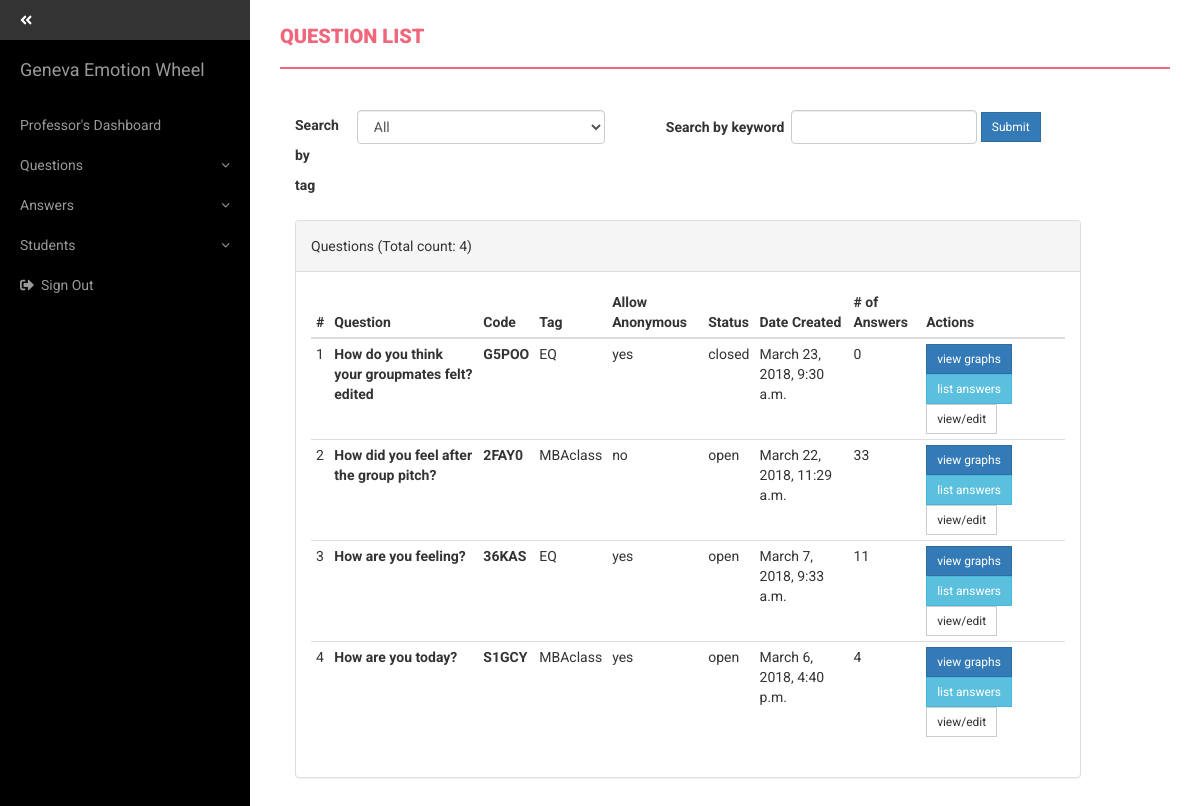
The app's page /base/question-list/ (signed in) with its own data.
### base/models.py (models this page shows, shortened)
class BaseModel(models.Model):
    date = models.DateTimeField('date', default=timezone.now())
    created_by = models.ForeignKey(TempUser, blank=True, null=True)
    is_active = models.BooleanField(default=True)
    class Meta:
        abstract=True

class Question(BaseModel):
    status_choices = [
        ('open', 'Open'),
        ('closed', 'Closed')
    ]
    tag = models.CharField(max_length=24, blank=True, null=True)
    name = models.CharField(max_length=128)
    allow_anonymous = models.BooleanField(default=False)
    code = models.CharField(max_length=12, blank=True, null=True, unique=True)
    status = models.CharField(max_length=18, choices=status_choices, default='open')

### base/views.py (the view, shortened to what this page needs)
def question_list(request):
    context = {}
    tags = []
    title = "Question List"
    user = session_check(request)
    if not user:
		return redirect('base:login')
    questions = Question.objects.filter(created_by=user, is_active=True).order_by('-date')
    total = questions.count()
    tags = questions.values_list('tag', flat=True)
    tags = list(set(filter(None, tags)))
    tag = request.GET.get('tag', None)
    keyword = request.GET.get('keyword', None)
    page = request.GET.get('page', None)
    for q in questions:
        q.answer_count = q.answer_set.filter(is_active=True).count()
    page_objects = paginate(page, questions)
    context.update({'object_list': page_objects,
                    'total' : total,
                    'tags' : tags,
                    'title' : title })
    return render(request, 'base/question_list.html', context)

### base/views.py (called while the page is built)
def paginate(page, object_list, count_per_page=10):
    paginator = Paginator(object_list, count_per_page)
    try:
        objects = paginator.page(page)
    except PageNotAnInteger:
        objects = paginator.page(1)
    except EmptyPage:
        objects = paginator.page(paginator.num_pages)
    return objects

### helpers/context_processors.py (called while the page is built)
def user_processor(request):
    user = session_check(request)
    if not user:
        user = request.session.get('student', None)
    return {'temp_user': user}

### helpers/templatetags/helper_extras.py (called while the page is built)
def is_teacher(user):
    res = False
    try:
        if user and user.user_type and user.user_type == 't':
            res = True
    except:
        res=False
    return res

@register.filter(name='user_type')
def user_type(user, group):
    if user and group == 't':
        return is_teacher(user)
    else:
        return False

### helpers/tools.py (called while the page is built)
def get_object_or_None(model, *args, **kwargs):
	try:
	    obj  = model.objects.get(*args, **kwargs)
	except ObjectDoesNotExist:
	    obj = False
	return obj

def session_check(request):
	if 'user' in request.session and request.session['user']:
		user_id = request.session.get('user')
		user = get_object_or_None(TempUser, id=user_id)
		return user
	else:
		return False
	return False

### base/templates/base/question_list.html (shortened to what this page needs)
{% extends 'base/index.html' %}
{% load static %}
{% load humanize %}
{% block page_head %} {{ title }} {% endblock %}
{% block content %}
  <div class='col-md-5'>
    <form  class='form-horizontal' id='tag_form' class='form-inline' action='{% url "base:question_list" %}'>
    <div class='form-group'>
      <div class='col-sm-5 col-md-2'>
        <label for='keyword'>Search by tag </label>
      </div>
        <div class='col-sm-7 col-md-9'>
        <select class='form-control' style='width:100%;' id='tag' name='tag' onChange="this.form.submit();">
        <option value='all'>All</option>
        </select>
        </div>
        </div>
     </form>
  </div>
    <div class='col-md-6'>
        <form class='form-inline' id='tag_form' action='{% url "base:question_list" %}'>
        <div class='form-group'>
        <label class='control-label' for='keyword'>Search by keyword&nbsp; </label>
       <input class='form-control' type='text' name='keyword' id='keyword' value='{% if keyword %}{{ keyword }}{% endif %}'/>
        <input class='btn btn-sm btn-primary' type='submit' value='Submit'/>
      </div>
     </form>
  </div>
<div class='col-sm-12 col-md-11'>
  <div class="panel panel-default">
  <div class="panel-heading"> Questions
  {% if tag %}
    tagged as <strong>{{ tag }}</strong> (Total count: {{ total_tag }})
  {% else %}
    {% if keyword %}
      with keyword <strong>{{ keyword }}</strong> (Total count: {{ total_keyword }})
    {% else %}
      (Total count: {{ total }})
    {% endif %}
  {% endif %}
  </div>
  <div class='panel-body'>
  <div class="table-responsive">
<table class="table table-hover table-condensed">
  <thead>
    <tr>
      <th scope="col">#</th>
      <th scope="col">Question</th>
      <th scope="col">Code</th>
      <th scope='col'>Tag</th>
      <th scope='col'>Allow Anonymous</th>
      <th scope='col'>Status</th>
      <th scope='col'>Date Created</th>
      <th scope='col'># of Answers</th>
      <th scope="col">Actions</th>
    </tr>
  </thead>
  <tbody>
  {% for question in object_list %}
    <tr>
      <td scope="row">{{ forloop.counter }} </td>
      <td class='highlight-column'>{{ question.name }}</td>
      <td class='{% if question.code %}highlight-column{% endif %}'>{{ question.code|default:'-' }}</td>
      <td>{{ question.tag }}</td>
      <td>{% if question.allow_anonymous %}yes{% else %}no{% endif %}</td>
      <td>{{ question.status }}</td>
      <td>{{ question.date }}</td>
      <td>{{ question.answer_count }}</td>
      <td>
        <a class='btn btn-primary btn-sm' href="{% url 'base:answer_graph' question.id %}" class='btn btn-primary btn-sm'>view graphs</a>
        <a href="{% url 'base:answer_list_by_filter' mode='question' mode_id=question.id %}" class='btn btn-info btn-sm'>list answers</a>
        <a href="{% url 'base:update_question' question.id %}" class='btn btn-default btn-sm'>view/edit</a>
      </td>
    </tr>
  {% endfor %}
  </tbody>
</table>
</div>
</div>
</div>
</div>
 {% endblock %}

### static/css/simple-sidebar.css (style rules this page uses)
body { overflow-x: hidden; }

### static/css/styles_extra.css (style rules this page uses)
* { -webkit-font-smoothing: antialiased; }
table > thead > tr > th, .highlight-column { font-weight: bold !important; }

### static/css/styles.css (style rules this page uses)
body { font-family: 'Roboto', sans-serif; line-height: 30px; }
.btn { border-radius: 0px; -webkit-border-radius: 0px; -moz-border-radius: 0px; }

### records on screen
Question: name "How do you think your groupmates felt? edited", code "G5POO", tag "EQ", allow_anonymous "yes", status "closed", date "March 23, 2018, 9:30 a.m.", answer_count "0"
Question: name "How did you feel after the group pitch?", code "2FAY0", tag "MBAclass", allow_anonymous "no", status "open", date "March 22, 2018, 11:29 a.m.", answer_count "33"
Question: name "How are you feeling?", code "36KAS", tag "EQ", allow_anonymous "yes", status "open", date "March 7, 2018, 9:33 a.m.", answer_count "11"
Question: name "How are you today?", code "S1GCY", tag "MBAclass", allow_anonymous "yes", status "open", date "March 6, 2018, 4:40 p.m.", answer_count "4"

### other values on screen
{{ title }} "QUESTION LIST"
{{ total }} "4"
